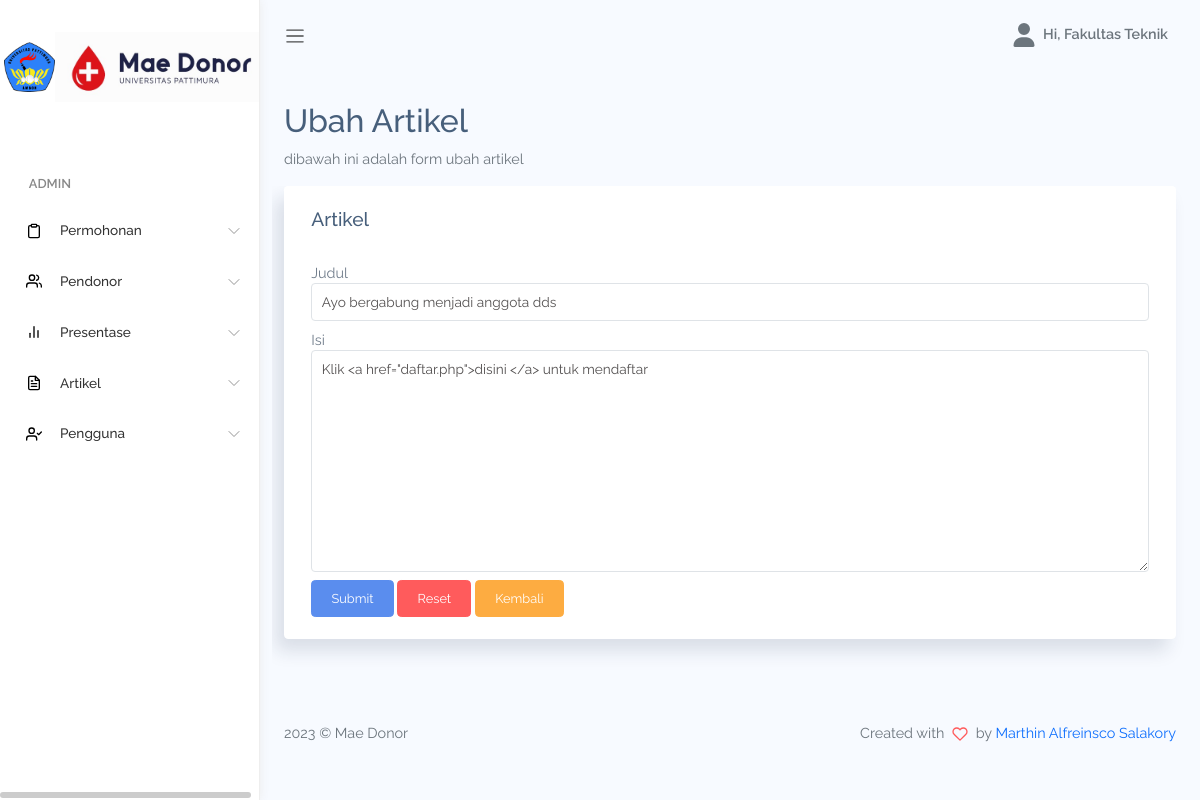
Page /admin/ubah_artikel.php?id=4 (signed in) on the committed database.
### tables this page shows
CREATE TABLE `pengguna` (
  `id` int(11) NOT NULL,
  `nama` varchar(255) NOT NULL,
  `username` varchar(255) NOT NULL,
  `password` varchar(255) NOT NULL,
  `role` varchar(255) NOT NULL
);

CREATE TABLE `artikel` (
  `id` int(11) NOT NULL,
  `judul` varchar(255) NOT NULL,
  `isi` longtext NOT NULL,
  `tanggal` date NOT NULL,
  `status` varchar(255) DEFAULT '0',
  `title` varchar(255) DEFAULT NULL,
  `deskripsi` text
);

### admin/function.php (called while the page is built, shortened)
<?php
function db_conn()
{
    $db_host = 'localhost';
    $db_user = 'root';
    $db_pass = '';
    $db_name = 'maedonor';
    return mysqli_connect($db_host, $db_user, $db_pass, $db_name);
}
function db_query($query)
{
    return mysqli_query(db_conn(), $query);
}
function db_find($table, $where)
{
    foreach ($where as $key => $val) {
        if (isset($result)) {
            $result = $result . ' && ' . $key .  ' = \'' . $val . '\'';
        } else {
            $result = $key .  ' = \'' . $val . '\'';
        }
    }
    return db_query("SELECT * FROM `$table` WHERE $result")->fetch_object();
}
function user()
{
    return db_find('pengguna', ['id' => $_SESSION['login_maedonor']]);
}

### admin/ubah_artikel.php (the view, shortened to what this page needs)
<?php include 'header.php' ?>
<?php
if (!db_count('artikel', ['id' => $_GET['id']])) {
    redirectBack();
} else {
    $a = db_find('artikel', ['id' => $_GET['id']]);
}
?>
<div class="page-title">
    <h3>Ubah Artikel</h3>
    <p class="text-subtitle text-muted">dibawah ini adalah form ubah artikel</p>
</div>
<section class="section">
    <div class="row">
        <div class="col-12 table-responsive">
            <div class="card">
                <div class="card-header d-flex justify-content-between align-items-center">
                    <h4 class="card-title">Artikel</h4>
                </div>
                <div class="card-body">
                    <form action="action.php?id=<?= $a->id; ?>" method="POST">
                        <div class="row">
                            <div class="col-12">
                                <label for="judul">Judul</label>
                                <input required class="form-control" type="text" name="judul" id="judul" value="<?= $a->judul; ?>">
                            </div>
                            <div class="col-12 mt-2">
                                <label for="isi">Isi</label>
                                <textarea required class="form-control" name="isi" id="isi" rows="10"><?= $a->isi; ?></textarea>
                            </div>
                            <div class="col-12">
                                <button name="ubah_artikel" class="btn btn-primary btn-sm mt-2">Submit</button>
                                <button type="reset" class="btn btn-danger btn-sm mt-2">Reset</button>
                                <a href="semua_artikel.php" type="reset" class="btn btn-warning btn-sm mt-2">Kembali</a>
                            </div>
                        </div>
                    </form>
                </div>
            </div>
        </div>
    </div>
</section>
<?php include 'footer.php' ?>

### admin/header.php (shortened to what this page needs)
<?php include 'function.php'; ?>
<!DOCTYPE html>
<html lang="en">
<head>
    <link rel="stylesheet" href="assets/css/bootstrap.css">
    <link rel="stylesheet" href="assets/vendors/simple-datatables/style.css">
    <link rel="stylesheet" href="assets/vendors/fontawesome/css/all.min.css">
    <link rel="stylesheet" href="assets/vendors/chartjs/Chart.min.css">
    <link rel="stylesheet" href="assets/vendors/perfect-scrollbar/perfect-scrollbar.css">
    <link rel="stylesheet" href="assets/css/app.css">
</head>
<body>
    <div id="app">
        <div id="sidebar" class='active'>
            <div class="sidebar-wrapper active">
                <div class="sidebar-header ps-1 d-flex align-items-center justify-content-start">
                    <img src="assets/images/logo_unpatti.png" class="m-0 p-0" style="height: 50px;">
                    <img src="assets/images/maedonor.jpeg" class="m-0 p-0" style="height: 70px;">
                </div>
                <div class="sidebar-menu">
                    <ul class="menu">
                        <li class='sidebar-title'>ADMIN</li>
                        <li class="sidebar-item  has-sub">
                            <a href="#" class='sidebar-link'>
                                <i data-feather="clipboard" width="20"></i>
                                <span>Permohonan</span>
                            </a>
                        </li>
                        <li class="sidebar-item  has-sub">
                            <a href="#" class='sidebar-link'>
                                <i data-feather="users" width="20"></i>
                                <span>Pendonor</span>
                            </a>
                        </li>
                        <li class="sidebar-item  has-sub">
                            <a href="#" class='sidebar-link'>
                                <i data-feather="bar-chart-2" width="20"></i>
                                <span>Presentase</span>
                            </a>
                        </li>
                        <?php if (user()->role == '1') : ?>
                            <li class="sidebar-item  has-sub">
                                <a href="#" class='sidebar-link'>
                                    <i data-feather="file-text" width="20"></i>
                                    <span>Artikel</span>
                                </a>
                            </li>
                            <li class="sidebar-item  has-sub">
                                <a href="#" class='sidebar-link'>
                                    <i data-feather="user-check" width="20"></i>
                                    <span>Pengguna</span>
                                </a>
                            </li>
                        <?php endif; ?>
                    </ul>
                </div>
            </div>
        </div>
        <div id="main">
            <nav class="navbar navbar-header navbar-expand navbar-light">
                <a class="sidebar-toggler" href="#"><span class="navbar-toggler-icon"></span></a>
                <div class="collapse navbar-collapse" id="navbarSupportedContent">
                    <ul class="navbar-nav d-flex align-items-center navbar-light ms-auto">
                        <li class="nav-item dropdown">
                            <a href="#" data-bs-toggle="dropdown" class="nav-link dropdown-toggle nav-link-lg nav-link-user" role="button" data-bs-toggle="dropdown" aria-expanded="false">
                                <div class="avatar me-1">
                                    <i class="fa fa-user"></i>
                                </div>
                                <div class="d-none d-md-block d-lg-inline-block">Hi, <?= user()->nama; ?></div>
                            </a>
                        </li>
                    </ul>
                </div>
            </nav>
            <div class="main-content container-fluid">

### admin/assets/css/app.css (style rules this page uses)
* { font-family:Raleway }
#app { position:relative }
#main { margin-left:260px;background-color:#f7faff;min-height:100vh;transition:margin-left .6s ease-out }
#main .main-content { padding:2rem 1.5rem }
#main .main-content .page-title h3 { font-size:2rem }
#main .main-content .text-subtitle { font-size:.9rem }
a { text-decoration:none }
a,button { outline:0 }
.feather,i { font-size:14px;height:1rem }
.avatar { display:inline-flex;border-radius:50%;text-align:center;vertical-align:middle;position:relative }
.btn.btn-danger,.btn.btn-dark,.btn.btn-info,.btn.btn-light,.btn.btn-link,.btn.btn-primary,.btn.btn-secondary,.btn.btn-success,.btn.btn-warning { color:#fff }
.dropdown-toggle:after { color:#fff }
#sidebar.active .sidebar-wrapper { left:0 }
.sidebar-wrapper { width:260px;height:100vh;position:fixed;top:0;z-index:10;background-color:#fff;bottom:0;border-right:1px solid #eee;box-shadow:0 0 10px #ececec;left:-260px;transition:left .6s ease-out }
.sidebar-wrapper .sidebar-header { padding:2rem 2rem 1rem;font-size:2rem;font-weight:700 }
.sidebar-wrapper .sidebar-header img { height:2.5rem }
.sidebar-wrapper .menu { padding-left:0;margin-top:2rem }
.sidebar-wrapper .menu .sidebar-title { padding:1.5rem 1.8rem .5rem;font-size:.8rem;font-weight:600;color:#888;text-transform:uppercase }
.sidebar-wrapper .menu .sidebar-link { color: #000;display:block;padding:.7rem 1.5rem;font-size:.85rem;display:flex;align-items:center;transition:all .5s }
.sidebar-wrapper .menu .sidebar-link>span { color:#000;font-weight:500;margin-left:1rem;opacity:.8 }
.sidebar-wrapper .menu .sidebar-item { list-style:none;margin-top:.5rem;position:relative }
.sidebar-wrapper .menu .sidebar-item.has-sub .sidebar-link:after { position:absolute;color:#ccc;right:15px;top:12px;display:block }
.card { box-shadow:-8px 12px 18px 0 rgba(25,42,70,.13);margin-bottom:2.2rem }
.card .card-header { border:none }
.card .card-header h4 { font-size:1.2rem }
.card .card-header~.card-body { padding-top:0 }
.card .card-title { font-size:1.2rem }
.card .card-body { padding:1.4rem 1.7rem }
.navbar { height:70px;padding:1.5rem }
.navbar.navbar-header li { display:flex;align-items:center }
.navbar.navbar-header .dropdown>a { color:#6c757d;font-weight:600 }
.navbar.navbar-header .dropdown>a svg { height:24px;width:24px }
.navbar.navbar-header .dropdown>a:after { display:none }

### rows in the picture
pengguna: nama "Fakultas Teknik"
artikel: judul "Ayo bergabung menjadi anggota dds", isi "Klik <a href=\"daftar.php\">disini </a> untuk mendaftar"
